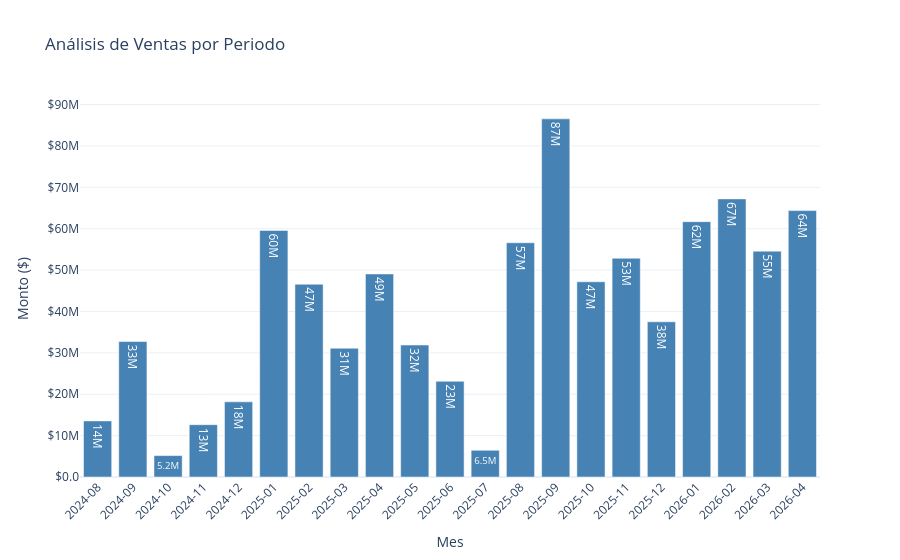

Notebook source saved alongside this figure:
### Markdown cell above
### Ventas por establecimiento y mes (gráfico de líneas)

Se calcula el total de ventas agrupando por `Periodo` y `Número comprobante` (que identifica el establecimiento). El gráfico de líneas muestra la evolución mensual de cada punto de venta por separado, permitiendo detectar cuál aporta más y si hay patrones estacionales diferenciados.

### Code cell
import pandas as pd
import plotly.express as px

# 1. Resumen de ventas
resumen_mes = (
    ventas
    .groupby("Periodo")["Total"]
    .sum()
    .reset_index()
)

# Convertir a string es vital para que no lo trate como fecha continua
resumen_mes["Periodo"] = resumen_mes["Periodo"].astype(str)

# 2. Gráfico interactivo
fig = px.bar(
    resumen_mes, 
    x="Periodo", 
    y="Total",
    title="Análisis de Ventas por Periodo",
    labels={"Total": "Monto ($)", "Periodo": "Mes"},
    text_auto='.2s', 
    color_discrete_sequence=["steelblue"]
)

# 3. Personalización estética (Aquí forzamos que aparezcan todos los meses con datos)
fig.update_layout(
    xaxis_tickangle=-45,
    # ESTA LÍNEA ES LA QUE ELIMINA LOS HUECOS VACÍOS COMO DICIEMBRE:
    xaxis_type='category', 
    yaxis_tickformat="$.2s", # Cambiado a .2s para que el eje diga $80M en lugar de $80,000,000
    hovermode="x unified",
    template="plotly_white"
)

# 4. Mostrar el gráfico
fig.show()

### Figure 1 — Plotly figure (JSON) as saved in the notebook; plotly's stock layout.template omitted (floating-point values rounded to 4 significant figures)
{"data": [{"hovertemplate": "Mes=%{x}<br>Monto ($)=%{y}<extra></extra>", "legendgroup": "", "marker": {"color": "steelblue", "pattern": {"shape": ""}}, "name": "", "orientation": "v", "showlegend": false, "textposition": "auto", "texttemplate": "%{y:.2s}", "type": "bar", "x": ["2024-08", "2024-09", "2024-10", "2024-11", "2024-12", "2025-01", "2025-02", "2025-03", "2025-04", "2025-05", "2025-06", "2025-07", "2025-08", "2025-09", "2025-10", "2025-11", "2025-12", "2026-01", "2026-02", "2026-03", "2026-04"], "xaxis": "x", "y": [13550000.0, 32730000.0, 5174000.0, 12640000.0, 18160000.0, 59580000.0, 46580000.0, 31110000.0, 49070000.0, 31890000.0, 23130000.0, 6460000.0, 56600000.0, 86550000.0, 47170000.0, 52860000.0, 37510000.0, 61710000.0, 67200000.0, 54580000.0, 64380000.0], "yaxis": "y"}], "layout": {"barmode": "relative", "hovermode": "x unified", "legend": {"tracegroupgap": 0}, "title": {"text": "Análisis de Ventas por Periodo"}, "xaxis": {"anchor": "y", "domain": [0, 1], "tickangle": -45, "title": {"text": "Mes"}, "type": "category"}, "yaxis": {"anchor": "x", "domain": [0, 1], "tickformat": "$.2s", "title": {"text": "Monto ($)"}}}}
